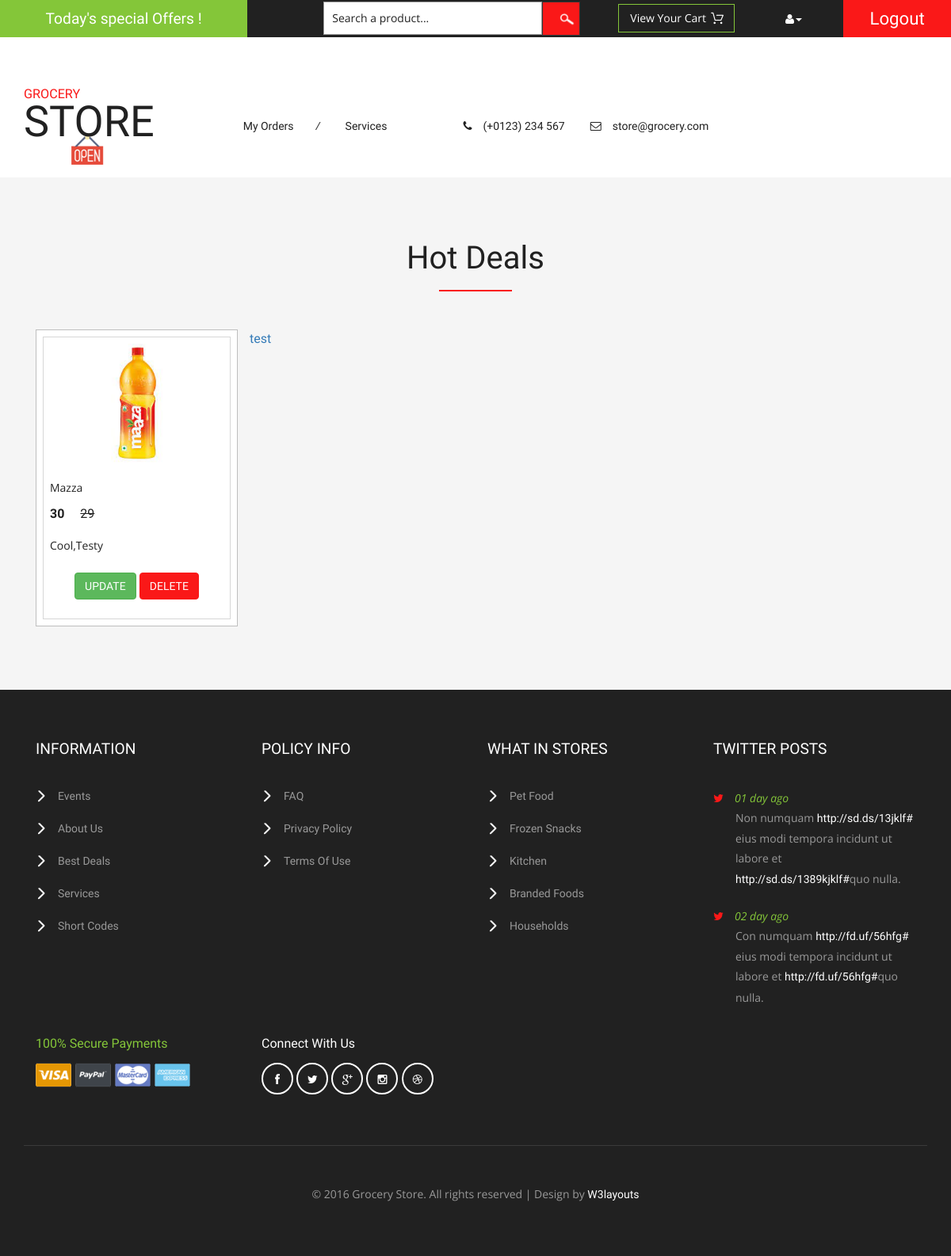
The page /displayproducts/ (signed in) on the database its author committed.
### finalapp/models.py (models this page shows)
class products(models.Model):
    shopname=models.CharField(max_length=100,null=True)
    image=models.ImageField(upload_to="products")
    pdtname=models.CharField(max_length=100,null=True)
    MRP=models.CharField(max_length=100,null=True)
    offerprice=models.IntegerField(max_length=100,null=True)
    discription=models.CharField(max_length=100,null=True)
    shopid=models.ForeignKey(shopreg,on_delete=models.CASCADE,null=True)

### finalapp/views.py (the view)
# urls.py: path('displayproducts/',views.displayproducts),
def displayproducts(request):
    shopid=request.session['shopid']
    pdtdata=products.objects.filter(shopid=shopid)#filter gives complete row details,giving more than one rows,all raws having same feature
    return render(request,"displayproducts.html",{"datax":pdtdata})

### templates/displayproducts.html (shortened to what this page needs)
{% extends 'shopbase.html' %} {% block header %} {% load static %}
    <div class="top-brands">
        <div class="container">
            <h3>Hot Deals</h3>
            <div class="agile_top_brands_grids">
                <a href="/myorders2">test</a>
{% for i in datax %}
                <div class="col-md-3 top_brand_left">
                    <div class="hover14 column">
                        <div class="agile_top_brand_left_grid">
                            <div class="agile_top_brand_left_grid1">
                                <figure>
                                    <div class="snipcart-item block" >
                                        <div class="snipcart-thumb">
                                            <a href="single.html"><img title=" " id="img" alt=" " src="/static/media/{{i.image}}"/></a>
                                            <p>{{i.pdtname}}</p>
                                            <h4>{{i.MRP}} <span>{{i.offerprice}}</span></h4>
                                            <p>{{i.discription}}</p>
                                        </div>
                                        <div class="snipcart-details top_brand_home_details">
                                            <form action="checkout.html" method="post" enctype="multipart/form-data">
                                                <fieldset>
                                                    <a href="/updateproducts?d5={{i.id}}" class="btn btn-success">UPDATE</a>
                                                    <a href="/deleteproduct?d5={{i.id}}" class="btn btn-danger">DELETE</a>
                                                </fieldset>
                                            </form>
                                        </div>
                                    </div>
                                </figure>
                            </div>
                        </div>
                    </div>
                </div>
{% endfor %}
                <div class="clearfix"> </div>
            </div>
        </div>
    </div>
{% endblock %}

### templates/displayproducts.html (style rules this page uses)
#img { height: 150px; width: 150px; }

### rows shown on the page
products: image (picture), pdtname "Mazza", MRP "30", offerprice "29", discription "Cool,testy"
